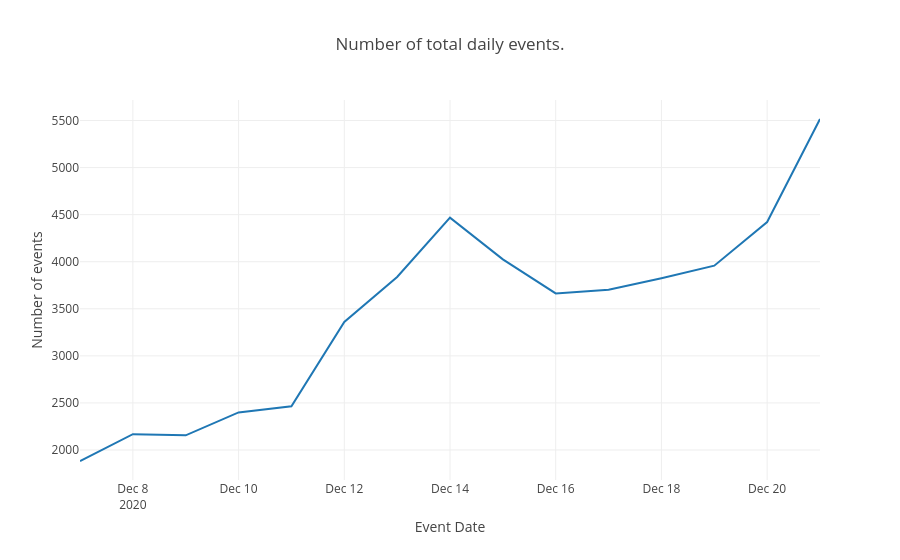

The code cell stored with this chart in its notebook:
### Markdown cell above
>*Number of total daily events:*

### Code cell
tm_events_per_day = df_ab_testing.groupby('event_date')['event_name'].agg([
    ('n_events', 'count')
]).reset_index()
tm_events_per_day.head()

fig = px.line(tm_events_per_day,
              x="event_date",
              y="n_events",
              title='Number of total daily events.',
              labels={
                  'n_events': 'Number of events',
                  'event_date': 'Event Date'
              })

fig.show()

### Figure 1 — Plotly figure (JSON) as saved in the notebook; plotly's stock layout.template omitted (floating-point values rounded to 4 significant figures)
{"data": [{"hovertemplate": "Event Date=%{x}<br>Number of events=%{y}<extra></extra>", "legendgroup": "", "line": {"color": "#1F77B4", "dash": "solid"}, "marker": {"symbol": "circle"}, "mode": "lines", "name": "", "orientation": "v", "showlegend": false, "x": ["2020-12-07T00:00:00", "2020-12-08T00:00:00", "2020-12-09T00:00:00", "2020-12-10T00:00:00", "2020-12-11T00:00:00", "2020-12-12T00:00:00", "2020-12-13T00:00:00", "2020-12-14T00:00:00", "2020-12-15T00:00:00", "2020-12-16T00:00:00", "2020-12-17T00:00:00", "2020-12-18T00:00:00", "2020-12-19T00:00:00", "2020-12-20T00:00:00", "2020-12-21T00:00:00"], "xaxis": "x", "y": [1883, 2168, 2156, 2399, 2465, 3360, 3838, 4468, 4025, 3663, 3703, 3824, 3958, 4422, 5516], "yaxis": "y", "type": "scatter"}], "layout": {"xaxis": {"anchor": "y", "domain": [0.0, 1.0], "title": {"text": "Event Date"}}, "yaxis": {"anchor": "x", "domain": [0.0, 1.0], "title": {"text": "Number of events"}}, "legend": {"tracegroupgap": 0}, "title": {"text": "Number of total daily events."}}}
